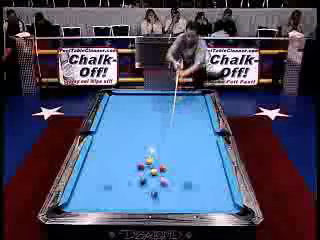
#> input picture 11/billiards04.bmp, 320 x 240 px
$ python 11-2.py
#> lines starting #> are read from the running program, lines starting #| are printed output that depends on the picture; after the words box and inside, x2 and y2 are one past the last pixel; in counts of white or black regions, pixels touching at a corner belong together
import cv2
import os
import numpy as np

def drawOptFlow(img, gray, flow, step=16, dispsc=10):
    cimg    = img.copy()
    h, w = img.shape[:2] ###  Get the height h and width w from img  ###
    y, x    = np.mgrid[step/2:h:step, step/2:w:step].reshape(2,-1).astype(int)
    dx, dy  = flow[y,x].T * dispsc

    dist = np.sqrt((dx)**2 + (dy)**2) ###  Calculate a length of optical flow vector and store it to dist  ###

    idx     = np.where(3 < dist)
    x, y    = x[idx], y[idx]
    dx, dy  = dx[idx], dy[idx]
    lines = np.vstack([x, y, x+dx, y+dy]).T.reshape(-1, 2, 2)
    lines = lines.astype(np.int32)

    cv2.polylines(cimg, lines, False, (0, 0, 255), 1)
    return cimg

frame1 = cv2.imread(os.path.dirname(os.path.abspath(__file__))+"/billiards04.bmp", cv2.IMREAD_COLOR)
#> frame1 is the input picture: shape (240, 320, 3); mean B, G, R 102.1, 78.8, 75
frame2 = cv2.imread(os.path.dirname(os.path.abspath(__file__))+"/billiards05.bmp", cv2.IMREAD_COLOR)
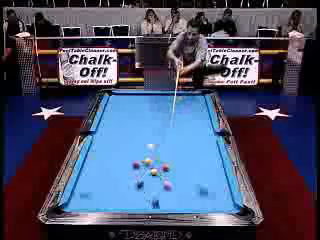
#> input picture 11/billiards05.bmp, 320 x 240 px
#> frame2 is the input picture: shape (240, 320, 3); mean B, G, R 101.8, 78.6, 74.8
prev_frame = cv2.cvtColor(frame1,cv2.COLOR_BGR2GRAY)
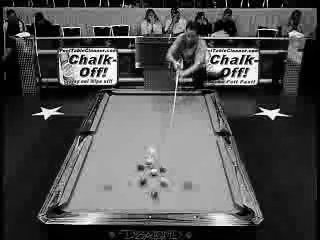
#> prev_frame: shape (240, 320); min 0, max 255, mean 80.3
next_frame = cv2.cvtColor(frame2,cv2.COLOR_BGR2GRAY)
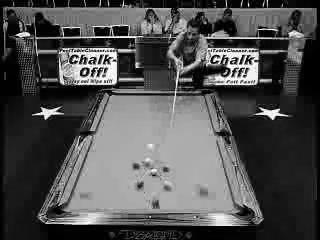
#> next_frame: shape (240, 320); min 0, max 255, mean 80.1

flow = cv2.calcOpticalFlowFarneback(prev_frame, next_frame, None, 0.5, 3, 15, 3, 5, 1.2, 0)
rgb2=drawOptFlow(frame1, frame2, flow, 10, 10) ###  Call drawOptFlow in specifying step=10 and substitute the results into rgb2  ###
#> in drawOptFlow, `dx, dy  = flow[y,x].T * dispsc`: dx = 768 values, max 35.56 at index 593, min -45.31 at index 525, mean -0.121; dy = 768 values, max 82.68 at index 623, min -57.16 at index 244, mean -0.44
#> in drawOptFlow, `dist = np.sqrt((dx)**2 + (dy)**2)`: dist = 768 values, max 83.34 at index 623, min 6.29e-13 at index 255, mean 3.06
#> in drawOptFlow, `x, y    = x[idx], y[idx]`: x = 100 values, max 225 at index 26, min 75 at index 81, mean 167.1; y = 100 values from 15 to 215
#> in drawOptFlow, `dx, dy  = dx[idx], dy[idx]`: dx = 100 values, max 35.56 at index 76, min -45.31 at index 54, mean -0.862; dy = 100 values, max 82.68 at index 88, min -57.16 at index 31, mean -3.42
#> in drawOptFlow, `cv2.polylines(cimg, lines, False, (0, 0, 255), 1)`:
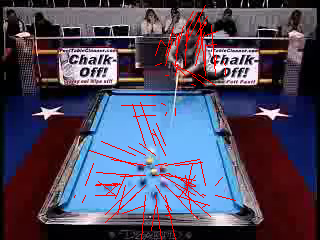
#> cimg: shape (240, 320, 3); 2.62% of pixels changed, all inside (x1, y1, x2, y2) = (74, 5, 236, 240)

cv2.imshow('frame2',rgb2)
k = cv2.waitKey(0)
#> (key q is pressed here)
if k == ord('q'):
    cv2.imwrite(os.path.dirname(os.path.abspath(__file__))+"/opticalhsv.png",rgb2)
